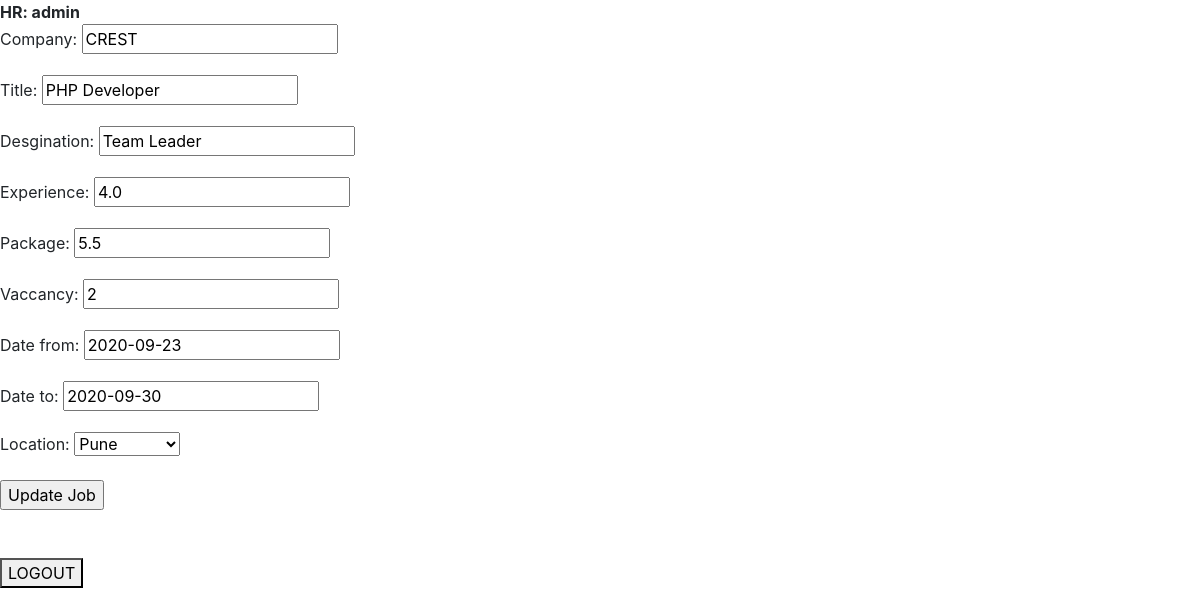
The app's page /updateitjob/27/ (signed in) with its own data.
### adminapp/models.py (models this page shows, shortened)
class ITJobs(models.Model):
    company = models.CharField(max_length=100)
    title = models.CharField(max_length=100)
    desgination = models.CharField(max_length=100)
    experience = models.FloatField()
    package = models.FloatField()
    vaccancy = models.IntegerField()
    date_from = models.DateField()
    date_to = models.DateField()
    location = models.ForeignKey(Address, on_delete=models.CASCADE, null=True)
    user = models.ManyToManyField(Usertable)
    hrtable = models.ForeignKey(User, on_delete=models.CASCADE, null=True)

### adminapp/views.py (the view)
# urls.py: path('updateitjob/<int:pk>/', UpdateITJobView.as_view(), name='updateitjob'),
@method_decorator(login_required, name='dispatch')
class UpdateITJobView(UpdateView):
    model = ITJobs
    template_name = 'updateitjob.html'
    fields = ['id','company','title','desgination','experience','package','vaccancy','date_from','date_to','location']

### adminapp/models.py (called while the page is built)
    def __str__(self):
        return self.city

### adminapp/templates/updateitjob.html
{% extends 'base.html' %}
{% block body %}
  <b>HR: {{request.user.username}}</b> <br>
    <form method="POST"> {% csrf_token %}
      {{form.as_p}}
      <input type="submit" value="Update Job">
    </form>
    <br> <br>
    <form class="" action="/logout/" method="POST"> {% csrf_token %}
      <button type="submit" name="button">LOGOUT</button>
    </form> <br>
{% endblock %}

### records on screen
ITJobs: company "CREST", title "PHP Developer", desgination "Team Leader", experience "4.0", package "5.5", vaccancy "2", date_from "2020-09-23", date_to "2020-09-30", location "Pune"

### other values on screen
{{ request.user.username }} "admin"
